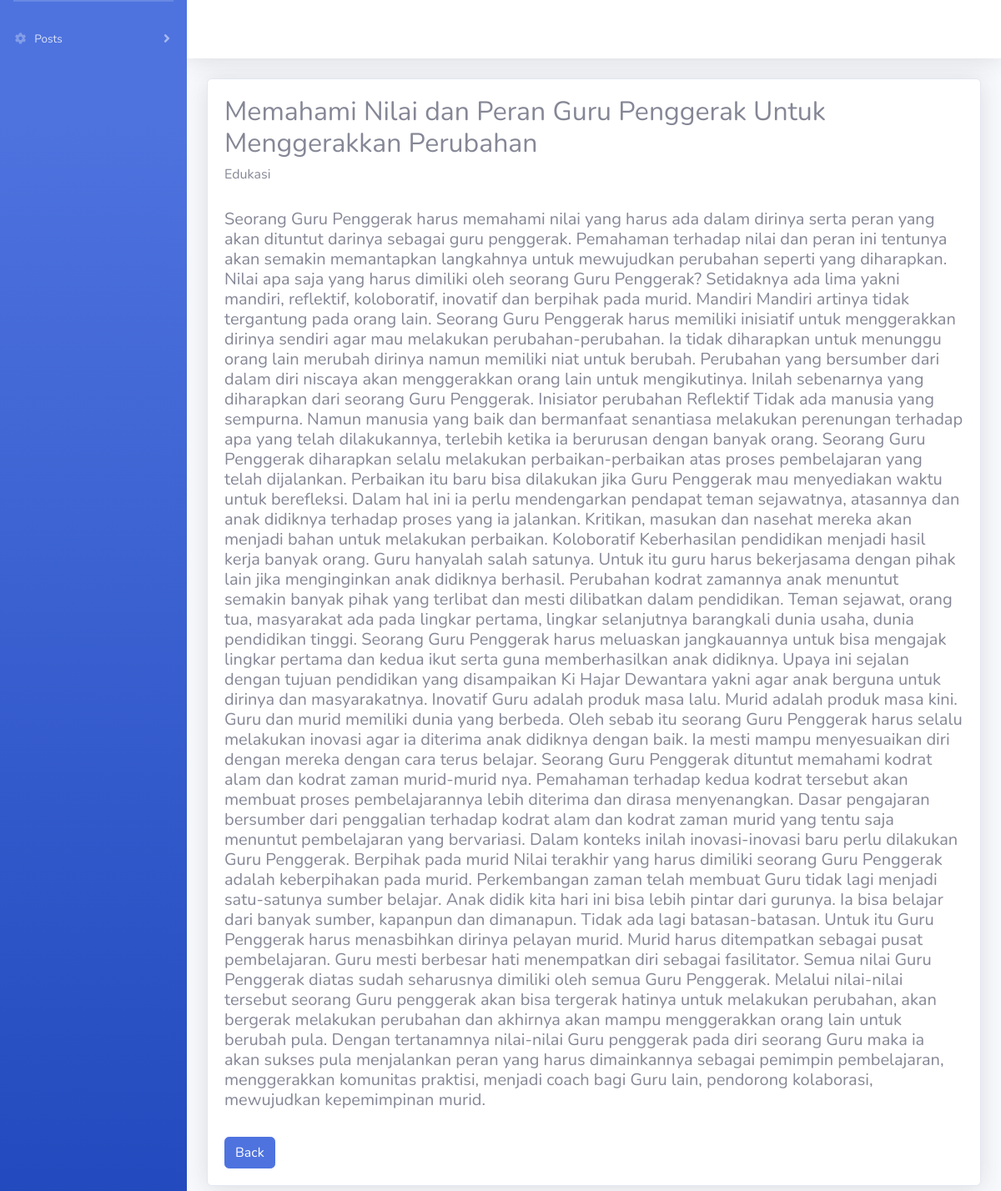
/c_article/detail_posts/5, run on the app's committed database.
### tables this page shows
CREATE TABLE `posts` (
  `Id` int(11) NOT NULL,
  `Title` varchar(200) NOT NULL,
  `Content` text NOT NULL,
  `Category` varchar(100) NOT NULL,
  `Created_Date` timestamp NOT NULL DEFAULT current_timestamp() ON UPDATE current_timestamp(),
  `Updated_Date` timestamp NOT NULL DEFAULT '0000-00-00 00:00:00',
  `Status` varchar(100) NOT NULL
);

### application/controllers/C_article.php (called while the page is built, shortened)
<?php
class C_article extends CI_Controller {
	public function __construct()
    {
	$this->load->model('M_article');
    }
	public function detail_posts($Id)
	{	$data['data_detail']= $this->M_article->getAllData_detail($Id);
		$this->load->view('header');
		$this->load->view('v_detail_post',$data);
		$this->load->view('footer');
	}
}

### index.php (called while the page is built, shortened)
<?php
require_once BASEPATH.'core/CodeIgniter.php';

### application/models/M_article.php (called while the page is built, shortened)
<?php
class M_article extends CI_Model {
	 function getAllData_detail($id)
    {
		$this->db->where('Id', $id);
        $query=$this->db->get('posts');
        return $query->row();
    }
	function count_publish()
    {
		$this->db->like('Status', 'Publish');
		$this->db->from('posts');
		$count=$this->db->count_all_results();
		return $count;
    }
	function count_draft()
    {
		$this->db->like('Status', 'Draft');
		$this->db->from('posts');
		$count=$this->db->count_all_results();
		return $count;
    }
	function count_trash()
    {
		$this->db->like('Status', 'Trash');
		$this->db->from('posts');
		$count=$this->db->count_all_results();
		return $count;
    }
}

### application/views/v_detail_post.php (the view, shortened to what this page needs)
<div class="container-fluid">
<div class="card shadow mb-4">
<div class="card-body">
 <h2><?= $data_detail->Title; ?></h2>
 <h6><?= $data_detail->Category; ?></h6>
 <br>
 <h5><?= $data_detail->Content; ?></h5>
 <br>
 <a href="<?= site_url('c_article/preview_publish/');?>">
 <input type="submit" id="Publish"  name="Publish" value="Back"  class="btn btn-primary"/></a>
 </div> </div>
 </div> </div>
    </div>

### data on the page
posts: Title "Memahami Nilai dan Peran Guru Penggerak Untuk Menggerakkan Perubahan", Category "Edukasi", Content "Seorang Guru Penggerak harus memahami nilai yang harus ada dalam dirinya serta peran yang akan dituntut darinya sebagai guru penggerak. Pemahaman terhadap nilai dan peran ini tentunya akan semakin memantapkan langkahnya untuk mewujudkan perubahan seperti yang diharapkan. Nilai apa saja yang harus dimiliki oleh seorang Guru Penggerak? Setidaknya ada lima yakni mandiri, reflektif, koloboratif, inovatif dan berpihak pada murid. Mandiri Mandiri artinya tidak tergantung pada orang lain. Seorang Guru Penggerak harus memiliki inisiatif untuk menggerakkan dirinya sendiri agar mau melakukan perubahan-perubahan. Ia tidak diharapkan untuk menunggu orang lain merubah dirinya namun memiliki niat untuk…"
